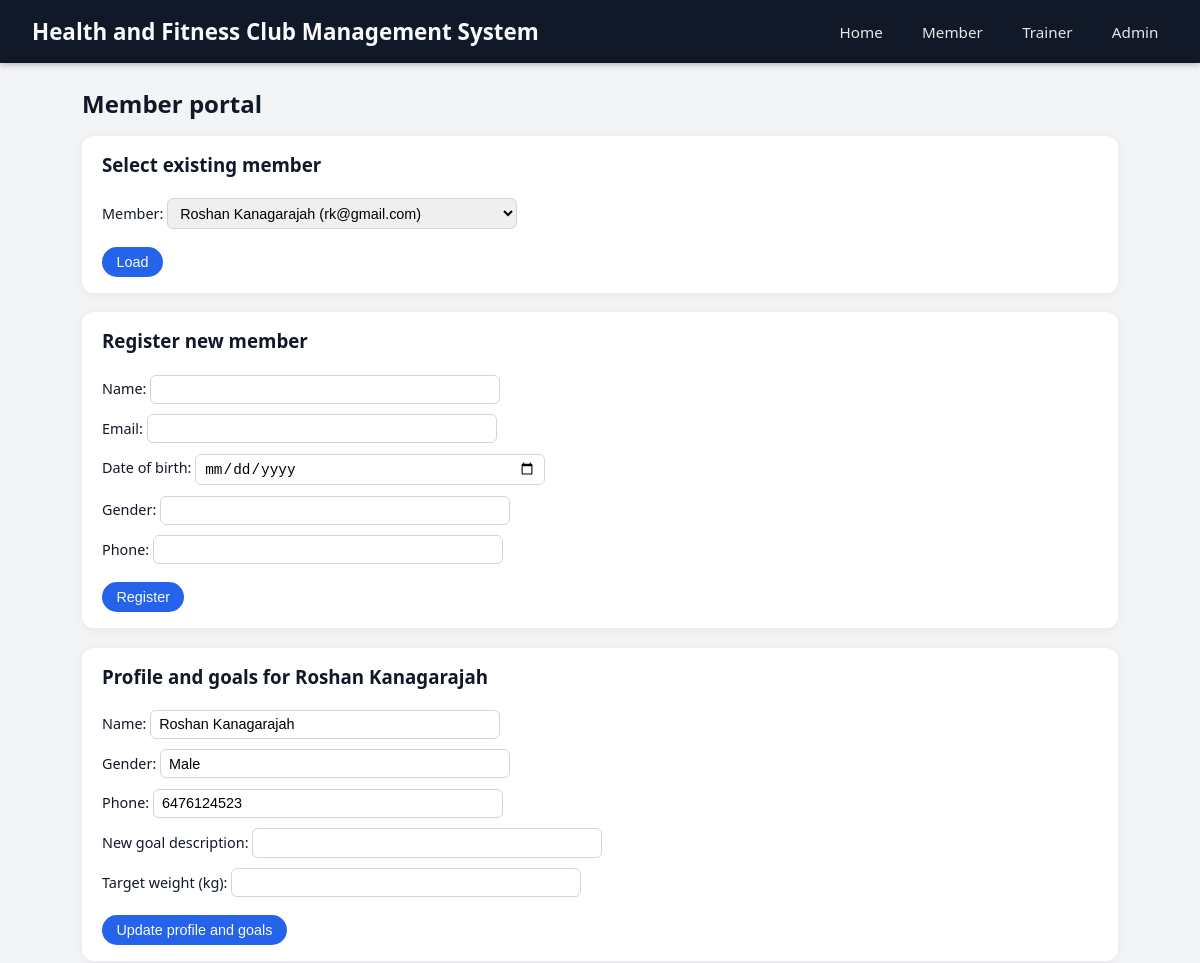
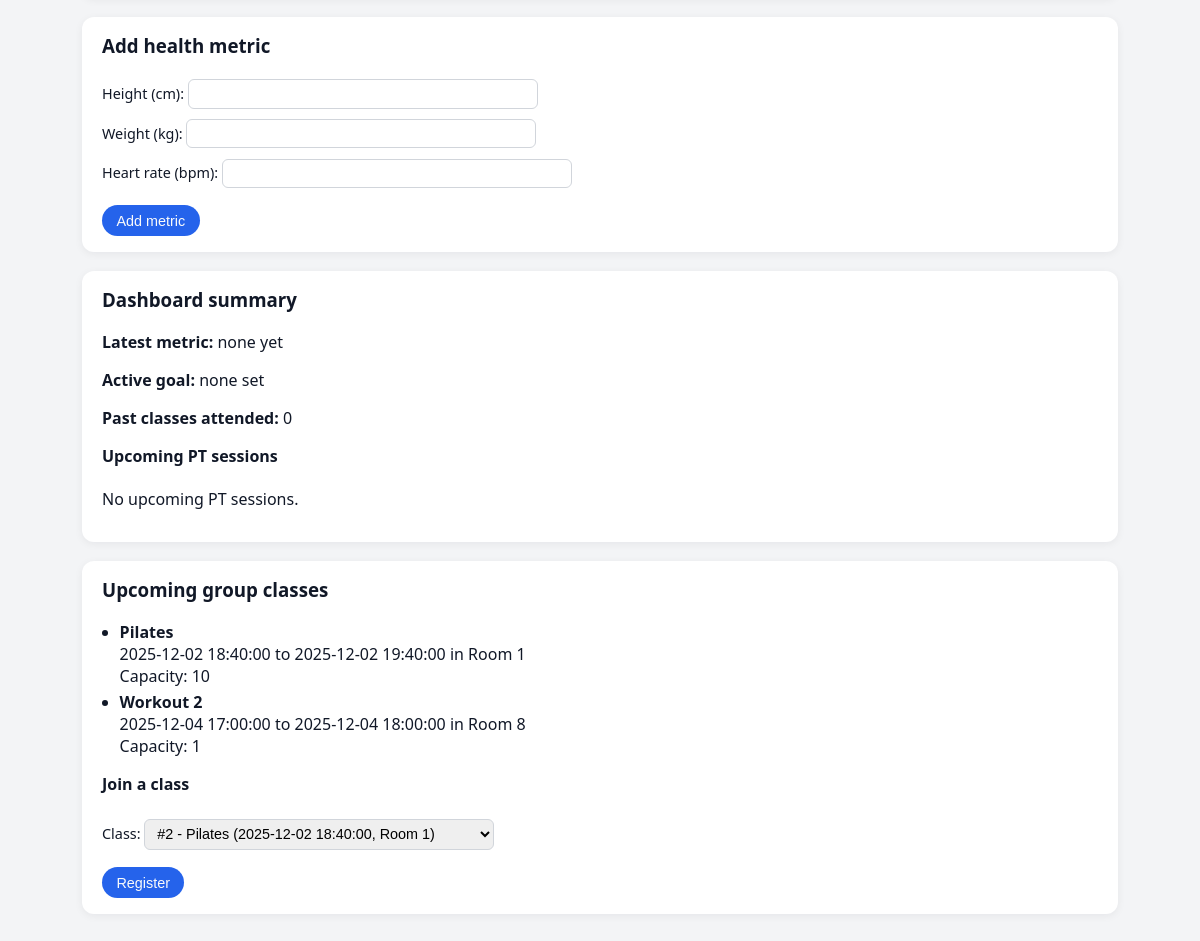
Screenshot of /member?member_id=2 with the database file from the repository (2 pictures, top to bottom).
### models/schema.py (models this page shows, shortened)
class Member(db.Model):
    __tablename__ = "members"
    id = db.Column(db.Integer, primary_key=True)
    name = db.Column(db.String(120), nullable=False)
    email = db.Column(db.String(120), unique=True, nullable=False)
    date_of_birth = db.Column(db.Date, nullable=True)
    gender = db.Column(db.String(20), nullable=True)
    phone = db.Column(db.String(30), nullable=True)
    created_at = db.Column(db.DateTime, default=datetime.utcnow)
    goals = db.relationship("FitnessGoal", back_populates="member", lazy="dynamic")
    metrics = db.relationship("HealthMetric", back_populates="member", lazy="dynamic")
    class_registrations = db.relationship("ClassRegistration", back_populates="member")
    pt_sessions = db.relationship("PTSession", back_populates="member")
    invoices = db.relationship("Invoice", back_populates="member")

class ClassSession(db.Model):
    __tablename__ = "class_sessions"
    id = db.Column(db.Integer, primary_key=True)
    title = db.Column(db.String(120), nullable=False)
    trainer_id = db.Column(db.Integer, db.ForeignKey("trainers.id"), nullable=False)
    room_id = db.Column(db.Integer, db.ForeignKey("rooms.id"), nullable=False)
    start_time = db.Column(db.DateTime, nullable=False)
    end_time = db.Column(db.DateTime, nullable=False)
    capacity = db.Column(db.Integer, nullable=False)
    trainer = db.relationship("Trainer", back_populates="class_sessions")
    room = db.relationship("Room", back_populates="class_sessions")
    registrations = db.relationship("ClassRegistration", back_populates="class_session")

class Room(db.Model):
    __tablename__ = "rooms"
    id = db.Column(db.Integer, primary_key=True)
    name = db.Column(db.String(120), unique=True, nullable=False)
    capacity = db.Column(db.Integer, nullable=False)
    location = db.Column(db.String(255), nullable=True)
    class_sessions = db.relationship("ClassSession", back_populates="room")
    pt_sessions = db.relationship("PTSession", back_populates="room")

### app/routes.py (the view)
@bp.route("/member", methods=["GET"])
def member_portal():
    members = get_all_members()
    member_id = request.args.get("member_id", type=int)
    dashboard_data = None
    upcoming_classes = get_upcoming_classes()
    if member_id:
        try:
            dashboard_data = get_member_dashboard_data(member_id)
        except ValueError as e:
            flash(str(e))
    return render_template(
        "member_portal.html",
        members=members,
        selected_member_id=member_id,
        dashboard_data=dashboard_data,
        upcoming_classes=upcoming_classes,
    )

### models/operations.py (called while the page is built)
def get_all_members():
    return Member.query.order_by(Member.name).all()

def get_upcoming_classes():
    now = datetime.utcnow()
    return (
        ClassSession.query
        .filter(ClassSession.start_time >= now)
        .order_by(ClassSession.start_time)
        .all()
    )

### app/templates/member_portal.html (shortened to what this page needs)
{% extends "base.html" %}
{% block content %}
<main>
  <h2>Member portal</h2>
  <section>
    <h3>Select existing member</h3>
    <form method="get" action="{{ url_for('main.member_portal') }}">
      <label>Member:
        <select name="member_id">
          {% for m in members %}
            <option value="{{ m.id }}" {% if selected_member_id == m.id %}selected{% endif %}>
              {{ m.name }} ({{ m.email }})
            </option>
          {% endfor %}
        </select>
      </label>
      <button type="submit">Load</button>
    </form>
  </section>
  <section>
    <h3>Register new member</h3>
    <form method="post" action="{{ url_for('main.member_register_route') }}">
      <label>Name:
        <input type="text" name="name" required>
      </label>
      <label>Email:
        <input type="email" name="email" required>
      </label>
      <label>Date of birth:
        <input type="date" name="dob">
      </label>
      <label>Gender:
        <input type="text" name="gender">
      </label>
      <label>Phone:
        <input type="text" name="phone">
      </label>
      <button type="submit">Register</button>
    </form>
  </section>
  {% if dashboard_data %}
    {% set member = dashboard_data.member %}
    <section>
      <h3>Profile and goals for {{ member.name }}</h3>
      <form method="post" action="{{ url_for('main.member_profile_route') }}">
        <label>Name:
          <input type="text" name="name" value="{{ member.name }}">
        </label>
        <label>Gender:
          <input type="text" name="gender" value="{{ member.gender or '' }}">
        </label>
        <label>Phone:
          <input type="text" name="phone" value="{{ member.phone or '' }}">
        </label>
        <label>New goal description:
          <input type="text" name="goal_description">
        </label>
        <label>Target weight (kg):
          <input type="number" step="0.1" name="target_weight">
        </label>
        <button type="submit">Update profile and goals</button>
      </form>
    </section>
    <section>
      <h3>Add health metric</h3>
      <form method="post" action="{{ url_for('main.member_metric_route') }}">
        <label>Height (cm):
          <input type="number" step="0.1" name="height_cm">
        </label>
        <label>Weight (kg):
          <input type="number" step="0.1" name="weight_kg">
        </label>
        <label>Heart rate (bpm):
          <input type="number" step="1" name="heart_rate_bpm">
        </label>
        <button type="submit">Add metric</button>
      </form>
    </section>
    <section>
      <h3>Dashboard summary</h3>
      <p><strong>Latest metric:</strong>
        {% if dashboard_data.latest_metric %}
          recorded at {{ dashboard_data.latest_metric.recorded_at }},
          weight {{ dashboard_data.latest_metric.weight_kg or 'n/a' }} kg,
          HR {{ dashboard_data.latest_metric.heart_rate_bpm or 'n/a' }} bpm
        {% else %}
          none yet
        {% endif %}
      </p>
      <p><strong>Active goal:</strong>
        {% if dashboard_data.active_goal %}
          {{ dashboard_data.active_goal.description }}
          {% if dashboard_data.active_goal.target_weight_kg %}
            (target {{ dashboard_data.active_goal.target_weight_kg }} kg)
          {% endif %}
        {% else %}
          none set
        {% endif %}
      </p>
      <p><strong>Past classes attended:</strong> {{ dashboard_data.past_classes_count }}</p>
      <h4>Upcoming PT sessions</h4>
      {% if dashboard_data.upcoming_pt_sessions %}
        <ul>
          {% for s in dashboard_data.upcoming_pt_sessions %}
            <li>
              {{ s.start_time }} to {{ s.end_time }} with trainer #{{ s.trainer_id }}
              in room {{ s.room.name if s.room else s.room_id }}
            </li>
          {% endfor %}
        </ul>
      {% else %}
        <p>No upcoming PT sessions.</p>
      {% endif %}
    </section>
    <section>
      <h3>Upcoming group classes</h3>
      {% if upcoming_classes %}
        <ul>
          {% for c in upcoming_classes %}
            <li>
              <strong>{{ c.title }}</strong><br>
              {{ c.start_time }} to {{ c.end_time }}
              in {{ c.room.name if c.room else ('Room ' ~ c.room_id) }}<br>
              Capacity: {{ c.capacity }}
            </li>
          {% endfor %}
        </ul>
        <h4>Join a class</h4>
        <form method="post" action="{{ url_for('main.member_class_register_route') }}">
          <label>Class:
            <select name="class_session_id" required>
              {% for c in upcoming_classes %}
                <option value="{{ c.id }}">
                  #{{ c.id }} - {{ c.title }} ({{ c.start_time }}, {{ c.room.name if c.room else ('Room ' ~ c.room_id) }})
                </option>
              {% endfor %}
            </select>
          </label>
          <button type="submit">Register</button>
        </form>
      {% else %}
        <p>No upcoming classes available.</p>
      {% endif %}
    </section>
  {% endif %}
</main>
{% endblock %}

### app/static/style.css (style rules this page uses)
* { box-sizing: border-box; }
body { font-family: system-ui, -apple-system, BlinkMacSystemFont, "Segoe UI", sans-serif; margin: 0; background: #f3f4f6; color: #111827; }
main { max-width: 1100px; margin: 1.5rem auto 2rem; padding: 0 1rem; }
section { background: #ffffff; border-radius: 0.75rem; padding: 1rem 1.25rem; margin-bottom: 1.2rem; box-shadow: 0 2px 8px rgba(15, 23, 42, 0.06); }
section h2, section h3, section h4 { margin-top: 0; }
h2 { margin: 0 0 1rem; }
form { margin-top: 0.5rem; }
label { display: block; margin-bottom: 0.5rem; font-size: 0.9rem; }
input[type="text"], input[type="email"], input[type="date"], input[type="number"], input[type="datetime-local"], select { width: 100%; max-width: 350px; padding: 0.35rem 0.5rem; border-radius: 0.375rem; border: 1px solid #d1d5db; font-size: 0.9rem; margin-top: 0.15rem; }
button { margin-top: 0.6rem; padding: 0.45rem 0.9rem; border-radius: 999px; border: none; font-size: 0.9rem; cursor: pointer; background: #2563eb; color: #f9fafb; transition: background 0.15s ease, transform 0.05s ease; }
ul { padding-left: 1.1rem; }
ul li { margin-bottom: 0.25rem; }

### rows the page displays
Member: name "Roshan Kanagarajah", gender "Male", phone "6476124523"
ClassSession: title "Pilates", start_time "2025-12-02 18:40:00", end_time "2025-12-02 19:40:00", room "Room 1", capacity "10"
ClassSession: title "Workout 2", start_time "2025-12-04 17:00:00", end_time "2025-12-04 18:00:00", room "Room 8", capacity "1"

### other values shown
{{ dashboard_data.past_classes_count }} "0"
form field member_id "Roshan Kanagarajah (rk@gmail.com)"
